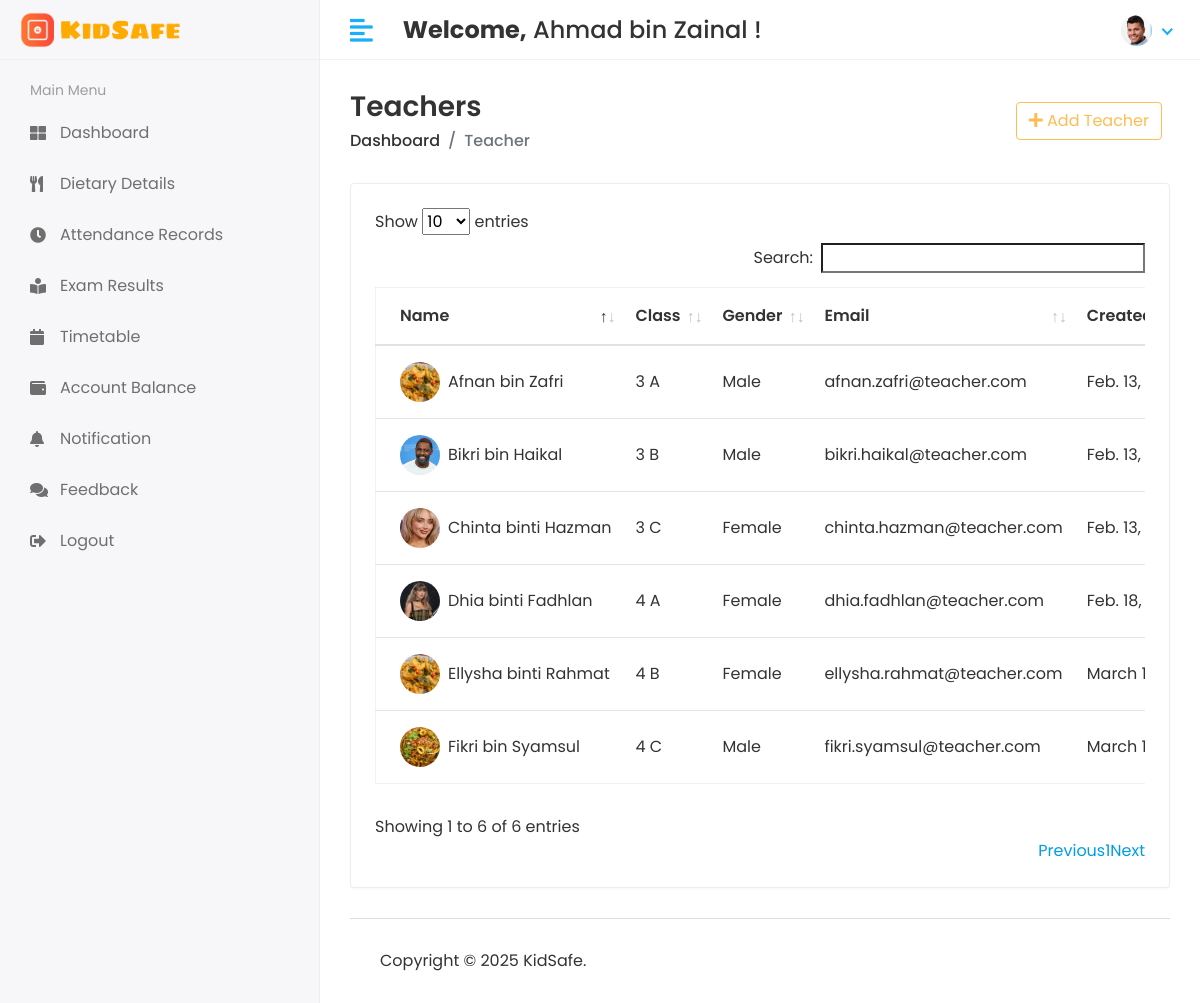
/administrator/teacher/view (signed in), run on the app's committed database.
### kidsafe_app/models.py (models this page shows, shortened)
class CustomUser(AbstractUser):
    USER = (
        (1, 'Administrator'),
        (2, 'Teacher'),
        (3, 'Student'),
        (4, 'Canteen'),
    )
    user_type = models.CharField(choices=USER, max_length=50, default=1)
    profile_pic = models.ImageField(upload_to='media/profile_pic')

class Teacher(models.Model):
    admin = models.OneToOneField(CustomUser, on_delete=models.CASCADE)
    gender = models.CharField(max_length=100)
    classroom_id = models.ForeignKey(Classroom, on_delete=models.DO_NOTHING)
    created_at = models.DateTimeField(auto_now_add=True)
    updated_at = models.DateTimeField(auto_now=True)

class Classroom(models.Model):
    name = models.CharField(max_length=100)
    created_at = models.DateTimeField(auto_now_add=True)
    updated_at = models.DateTimeField(auto_now=True)
    def __str__(self):
        return self.name

### kidsafe_project/administrator_views.py (the view)
# urls.py: path('administrator/teacher/view', administrator_views.view_teacher, name='view_teacher'),
@login_required(login_url='/')
def view_teacher(request):
    teacher = Teacher.objects.all()
    context = {
        'teacher':teacher,
    }
    return render(request, 'administrator/view_teacher.html', context)

### templates/administrator/view_teacher.html (shortened to what this page needs)
{% extends 'base.html' %}
{% block content %}
<div class="page-header">
    <div class="row align-items-center">
        <div class="col">
            <h3 class="page-title">Teachers</h3>
            <ul class="breadcrumb">
                <li class="breadcrumb-item"><a href="{% url 'admin_home' %}">Dashboard</a></li>
                <li class="breadcrumb-item active">Teacher</li>
            </ul>
        </div>
        <div class="col-auto text-right float-right ml-auto">
            <a href="{% url 'add_teacher' %}" class="btn btn-outline-primary mr-2"><i class="fas fa-plus"></i> Add Teacher</a>
        </div>
    </div>
</div>
<div class="row">
    <div class="col-sm-12">
        <div class="card card-table">
            <div class="card-body">
                <div class="table-responsive">
                    <table id="table_id" class="table table-hover table-center mb-0">
                        <thead>
                            <tr>
                                <th>Name</th>
                                <th>Class</th>
                                <th>Gender</th>
                                <th>Email</th>
                                <th>Created At</th>
                            </tr>
                        </thead>
                        <tbody>
                            {% for i in teacher %}
                            <tr>
                                <td>
                                    <h2 class="table-avatar">
                                        <a href="#" class="avatar avatar-sm mr-2"><img class="avatar-img rounded-circle"
                                                src="/{{i.admin.profile_pic}}" alt=" "></a>
                                        <a href="#">{{i.admin.first_name}}&nbsp;{{i.admin.last_name}}</a>
                                    </h2>
                                </td>
                                <td>{{i.classroom_id}}</td>
                                <td>{{i.gender}}</td>
                                <td>{{i.admin.email}}</td>
                                <td>{{i.created_at}}</td>
                            </tr>
                            {% endfor %}
                        </tbody>
                    </table>
                </div>
            </div>
        </div>
    </div>
</div>
{% endblock %}

### templates/includes/header.html (shortened to what this page needs)
{% load static %}
<div class="header">
    <div class="header-left">
        {% if user.user_type == '1' %}
        <a href="{% url 'admin_home' %}" class="logo">
            <img src="{% static 'assets/img/logo4.png' %}" alt="Logo">
        </a>
        <a href="{% url 'admin_home' %}" class="logo logo-small">
            <img src="{% static 'assets/img/logo3.png' %}" alt="Logo" width="30" height="30">
        </a>
        {% elif user.user_type == '3' %}
        <a href="{% url 'student_home' %}" class="logo">
            <img src="{% static 'assets/img/logo4.png' %}" alt="Logo">
        </a>
        {% endif %}
    </div>
    <a href="javascript:void(0);" id="toggle_btn">
        <i class="fas fa-align-left"></i>
    </a>
    <div class="top-nav-search mt-3">
        <h4><strong>Welcome,</strong>&nbsp;<span>{{user.first_name}} {{user.last_name}}</span>&nbsp;!</h4>
    </div>
    <ul class="nav user-menu">
        <li class="nav-item dropdown has-arrow">
            <a href="#" class="dropdown-toggle nav-link" data-toggle="dropdown">
                {% if user.profile_pic == "" %}
                <span class="user-img"><img class="rounded-circle" src="{% static 'assets/img/noimg.png' %}" width="31" height="31" alt=""></span>
                {% else %}
                <span class="user-img"><img class="rounded-circle" src="/{{user.profile_pic}}" width="31" height="31" alt=""></span>
                {% endif %}
            </a>
        </li>
    </ul>
</div>

### static/assets/css/style.css (style rules this page uses)
html { height: 100%; }
body { background-color: #fff; color: #333; font-family: 'Poppins', sans-serif; font-size: 1rem; height: 100%; line-height: 1.5; overflow-x: hidden; }
h1, h2, h3, h4, h5, h6 { font-family: 'Poppins', sans-serif; margin-top: 0; }
a { color: #009ce7; }
input, button, a { transition: all 0.4s ease; -moz-transition: all 0.4s ease; -o-transition: all 0.4s ease; -ms-transition: all 0.4s ease; -webkit-transition: all 0.4s ease; }
ul, ol { padding: 0px; list-style: none; }
.table { color: #333; max-width: 100%; margin-bottom: 0; width: 100%; }
.table.dataTable { border-collapse: collapse !important; border: 1px solid rgba(0, 0, 0, 0.05); }
table.table td h2 { display: inline-block; font-size: inherit; font-weight: 400; margin: 0; padding: 0; vertical-align: middle; }
table.table td h2.table-avatar { align-items: center; display: inline-flex; font-size: inherit; font-weight: 400; margin: 0; padding: 0; vertical-align: middle; white-space: nowrap; }
table.table td h2 a { color: #333; }
.table thead tr th { font-weight: 600; }
.table tbody tr { border-bottom: 1px solid rgba(0, 0, 0, 0.05); }
.table.table-center td, .table.table-center th { vertical-align: middle; }
.card-table .card-body .table > thead > tr > th { border-top: 0; }
.card-table .card-body .table tr td:first-child, .card-table .card-body .table tr th:first-child { padding-left: 1.5rem; }
.card-table .table td, .card-table .table th { border-top: 1px solid #e2e5e8; padding: 1rem 0.75rem; white-space: nowrap; }
.btn-outline-primary { color: #FFBC53; border-color: #FFBC53; }
.card { border: 1px solid #ececf5; box-shadow: 0 1px 3px 0 rgba(0, 0, 0, 0.03); margin-bottom: 1.875rem; }
.card-body { padding: 1.5rem; }
.avatar { position: relative; display: inline-block; width: 3rem; height: 3rem }
.avatar > img { width: 100%; height: 100%; -o-object-fit: cover; object-fit: cover; }
.avatar-sm { width: 2.5rem; height: 2.5rem; }
.header { background-color: #fff; border-bottom: 1px solid #f3f3f4; left: 0; position: fixed; right: 0; top: 0; z-index: 1001; height: 60px; }
.header .header-left { float: left; height: 60px; padding: 0 20px; position: relative; width: 320px; z-index: 1; transition: all 0.2s ease-in-out; background-color: #f7f7fa; border-bottom: 1px solid #efefef; border-right: 1px solid #ececf5; display: flex; align-items: center; }
.header .header-left .logo { display: inline-block; line-height: 60px; }
.header .header-left .logo img { max-height: 40px; width: auto; }
.header .dropdown-toggle:after { display: none; }
.header .has-arrow .dropdown-toggle:after { border-top: 0; border-left: 0; border-bottom: 2px solid #18aefa; border-right: 2px solid #18aefa; content: ''; height: 8px; display: inline-block; pointer-events: none; -webkit-transform-origin: 66% 66%; -ms-transform-origin: 66% 66%; transform-origin: 66% 66%; -webkit-transform: rotate(45deg); -ms-transform: rotate(45deg); transform: rotate(45deg); -webkit-transition: all 0.15s ease-in-out; transition: all 0.15s ease-in-out; width: 8px; vertical-align: 0px; }
.user-menu { float: right; margin: 0; position: relative; z-index: 99; padding-right: 15px; }
.user-menu.nav > li > a { color: #a0a0a0; font-size: 14px; line-height: 58px; padding: 0 15px; height: 60px; }
.user-img { margin-right: 3px; position: relative; }
.top-nav-search { float: left; margin-left: 15px; }
.page-header { margin-bottom: 1.875rem; }
.page-header .breadcrumb { background-color: transparent; color: #6c757d; font-size: 1rem; font-weight: 500; margin-bottom: 0; padding: 0; }
.page-header .breadcrumb a { color: #333; }
.page-title { font-size: 28px; font-weight: 600; color: #333; margin-bottom: 5px; }
@media (min-width: 992px) { #toggle_btn { align-items: center; color: #18aefa; display: inline-flex; float: left; font-size: 26px; height: 60px; justify-content: center; margin-left: 15px; padding: 0 15px; } }

### data on the page
CustomUser: first_name "Ahmad", last_name "bin Zainal", profile_pic (picture)
Teacher: admin.profile_pic (picture), admin.first_name "Afnan", admin.last_name "bin Zafri", classroom_id "3 A", gender "Male", admin.email "afnan.zafri@teacher.com", created_at "Feb. 13,…"
Teacher: admin.profile_pic (picture), admin.first_name "Bikri", admin.last_name "bin Haikal", classroom_id "3 B", gender "Male", admin.email "bikri.haikal@teacher.com", created_at "Feb. 13,…"
Teacher: admin.profile_pic (picture), admin.first_name "Chinta", admin.last_name "binti Hazman", classroom_id "3 C", gender "Female", admin.email "chinta.hazman@teacher.com", created_at "Feb. 13,…"
Teacher: admin.profile_pic (picture), admin.first_name "Dhia", admin.last_name "binti Fadhlan", classroom_id "4 A", gender "Female", admin.email "dhia.fadhlan@teacher.com", created_at "Feb. 18,…"
Teacher: admin.profile_pic (picture), admin.first_name "Ellysha", admin.last_name "binti Rahmat", classroom_id "4 B", gender "Female", admin.email "ellysha.rahmat@teacher.com", created_at "March…"
Teacher: admin.profile_pic (picture), admin.first_name "Fikri", admin.last_name "bin Syamsul", classroom_id "4 C", gender "Male", admin.email "fikri.syamsul@teacher.com", created_at "March…"
